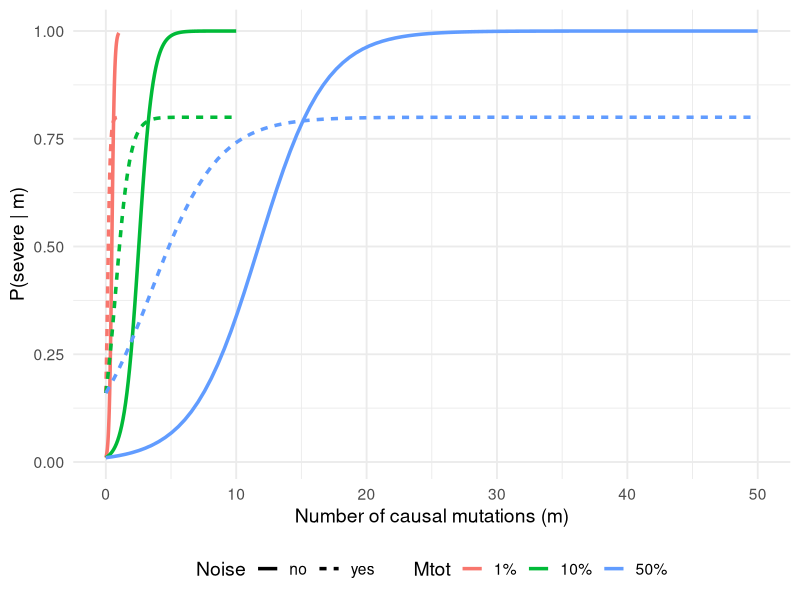
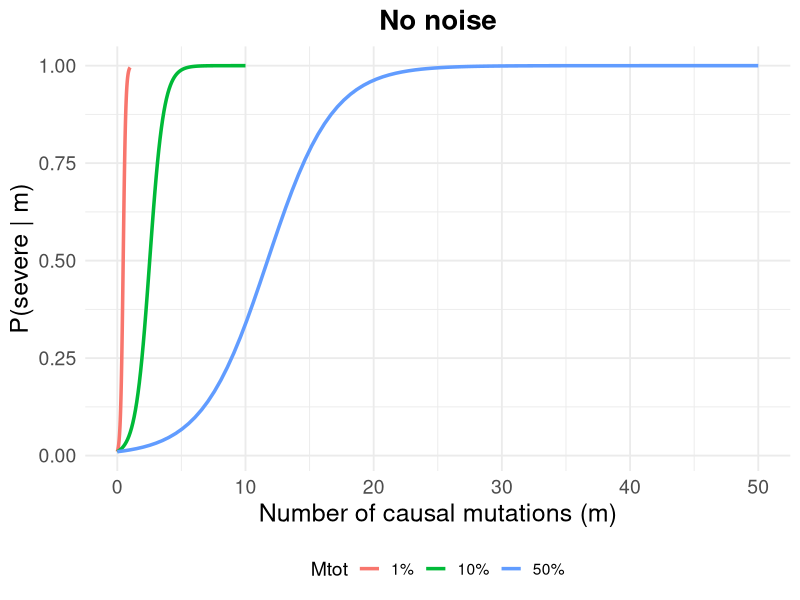
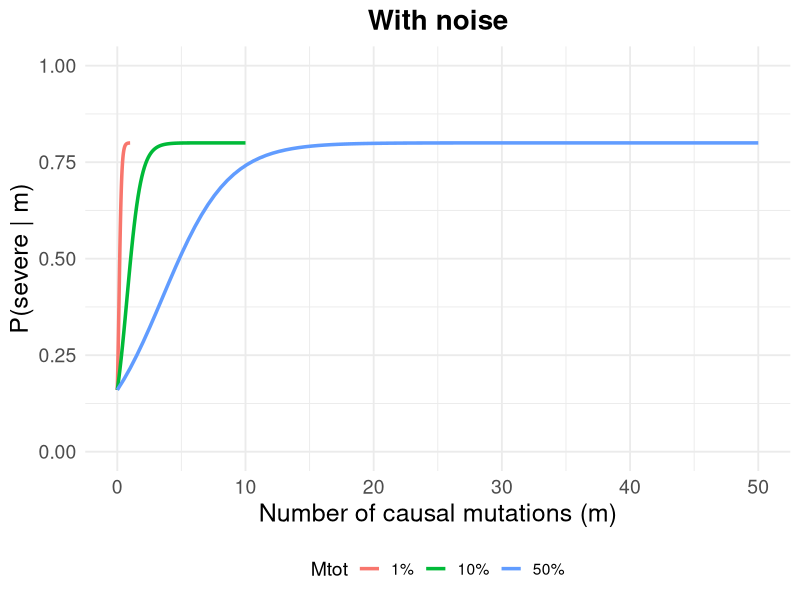

Write the R code that produced these figures, in order.
library(ggplot2)

logistic_function_nonoise <- function(m, Mimpact, b) {
  c <- Mimpact / 2
  k <- 20 / (Mimpact + 1)
  r <- k * c - log((1 / b) - 1)
  return(1 / (1 + exp(-k * (m - c) - r)))
}


logistic_function_noise <- function(m, Mimpact, b) {
  c <- Mimpact / 2
  k <- 20 / (Mimpact + 1)
  r <- k * c - log((1 / b) - 1)
  return((1 - b) / (1 + exp(-k * (m - c) - r)))
}


generate_combined_data <- function(Mtot_percents, Nmut) {
  df_list <- list()

  for (Mtot_percent in Mtot_percents) {
    Mimpact <- Mtot_percent * Nmut
    Mtot <- Mtot_percent

    m_values1 <- seq(0, Mimpact, length.out = 100)
    prob_values1 <- sapply(m_values1, logistic_function_nonoise, Mimpact = Mimpact, b = 0.01)

    df1 <- data.frame(
      m = m_values1,
      probability = prob_values1,
      Mtot = factor(paste0(Mtot_percent * 100, "%"), levels = c("1%", "10%", "50%")),
      noise = "no"
    )

    m_values2 <- seq(0, Mimpact, length.out = 100)
    prob_values2 <- sapply(m_values2, logistic_function_noise, Mimpact = Mimpact, b = 0.2)

    df2 <- data.frame(
      m = m_values2,
      probability = prob_values2,
      Mtot = factor(paste0(Mtot_percent * 100, "%"), levels = c("1%", "10%", "50%")),
      noise = "yes"
    )

    df_list[[paste0("Mtot_", Mtot_percent)]] <- rbind(df1, df2)
  }

  return(do.call(rbind, df_list))
}


Mtot_percents <- c(0.01, 0.10, 0.50)
Nmut <- 100


data <- generate_combined_data(Mtot_percents, Nmut)


ggplot(data, aes(x = m, y = probability, color = Mtot, linetype = noise)) +
  geom_line(size = 1.2) +
  labs(
    x = "Number of causal mutations (m)",
    y = "P(severe | m)",
    color = "Mtot",
    linetype = "Noise"
  ) +
  theme_minimal(base_size = 14) +
  theme(legend.position = "bottom")

ggplot(subset(data, noise == "no"), aes(x = m, y = probability, color = Mtot)) +
  geom_line(size = 1.2) +
  labs(
    x = "Number of causal mutations (m)",
    y = "P(severe | m)",
    color = "Mtot",
    title = "No noise"
  ) +
  theme_minimal(base_size = 14) +
  theme(
    legend.position = "bottom",
    axis.title = element_text(size = 18),
    axis.text = element_text(size = 14),
    plot.title = element_text(size = 20, face = "bold", hjust = 0.5)
  )

ggplot(subset(data, noise == "yes"), aes(x = m, y = probability, color = Mtot)) +
  geom_line(size = 1.2) +
  labs(
    x = "Number of causal mutations (m)",
    y = "P(severe | m)",
    color = "Mtot",
    title = "With noise"
  ) +
  coord_cartesian(ylim = c(0, 1)) +
  theme_minimal(base_size = 14) +
  theme(
    legend.position = "bottom",
    axis.title = element_text(size = 18),
    axis.text = element_text(size = 14),
    plot.title = element_text(size = 20, face = "bold", hjust = 0.5)
  )
